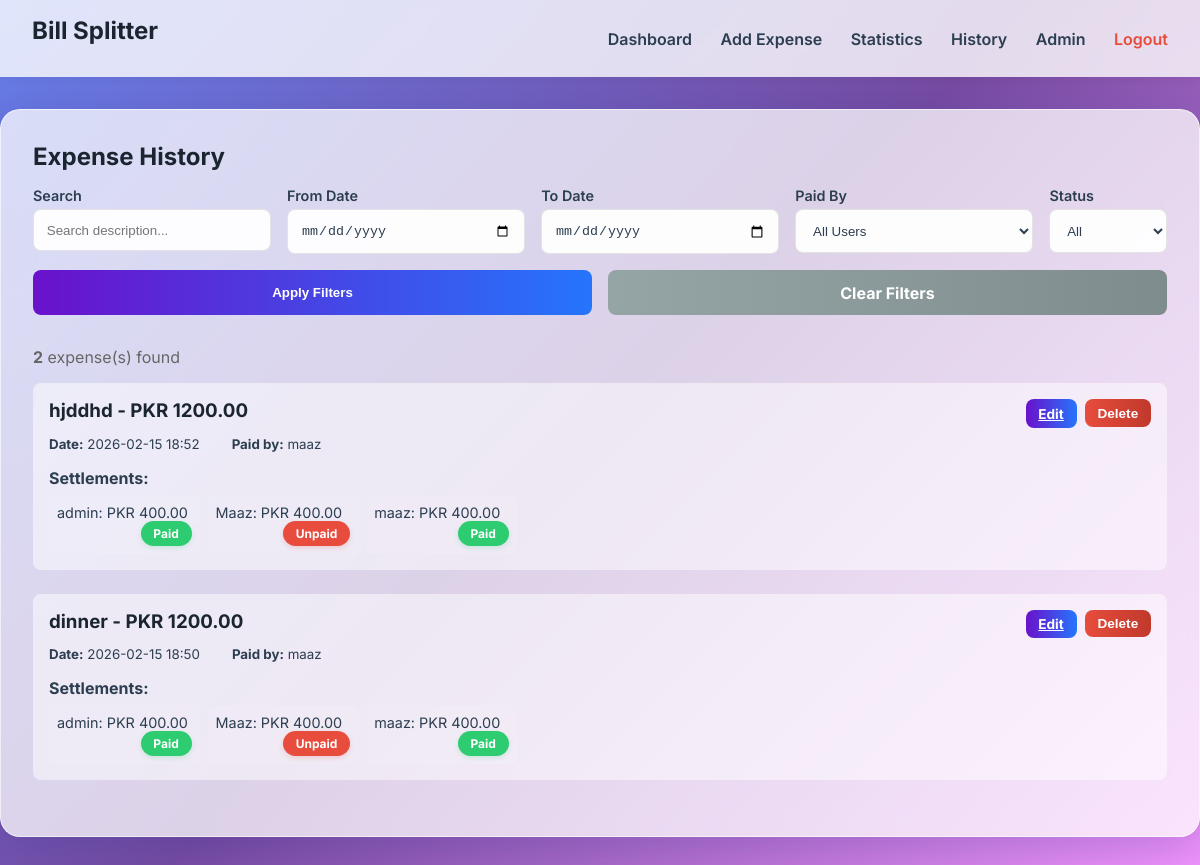
The app's page /history (signed in), older data.
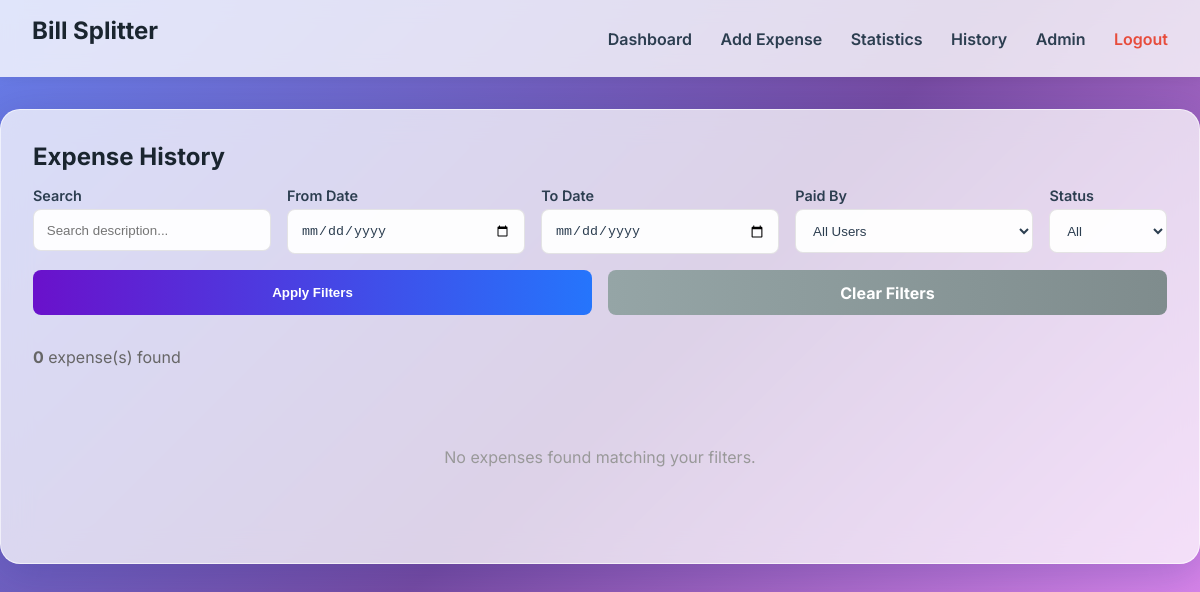
The same page, newer data.
### models.py (models this page shows)
class Expense(db.Model):
    id = db.Column(db.Integer, primary_key=True)
    description = db.Column(db.String(200), nullable=False)
    amount = db.Column(db.Float, nullable=False)
    date = db.Column(db.DateTime, default=datetime.utcnow)
    payer_id = db.Column(db.Integer, db.ForeignKey('user.id'), nullable=False)
    settlements = db.relationship('Settlement', backref='expense', lazy=True, cascade="all, delete-orphan")

class User(UserMixin, db.Model):
    id = db.Column(db.Integer, primary_key=True)
    username = db.Column(db.String(150), unique=True, nullable=False)
    password = db.Column(db.String(150), nullable=False)
    is_admin = db.Column(db.Boolean, default=False)
    expenses_paid = db.relationship('Expense', backref='payer', lazy=True)
    settlements = db.relationship('Settlement', backref='debtor', lazy=True)

class Settlement(db.Model):
    id = db.Column(db.Integer, primary_key=True)
    expense_id = db.Column(db.Integer, db.ForeignKey('expense.id'), nullable=False)
    user_id = db.Column(db.Integer, db.ForeignKey('user.id'), nullable=False)
    amount_due = db.Column(db.Float, nullable=False)
    is_paid = db.Column(db.Boolean, default=False)

### app.py (the view, shortened to what this page needs)
@app.route('/history')
@login_required
def history():
    search_query = request.args.get('search', '').strip()
    date_from = request.args.get('date_from', '')
    date_to = request.args.get('date_to', '')
    user_filter = request.args.get('user_id', '')
    status_filter = request.args.get('status', '')
    query = Expense.query
    if search_query:
        query = query.filter(Expense.description.ilike(f'%{search_query}%'))
    if date_from:
        from datetime import datetime
        date_from_obj = datetime.strptime(date_from, '%Y-%m-%d')
        query = query.filter(Expense.date >= date_from_obj)
    if date_to:
        from datetime import datetime
        date_to_obj = datetime.strptime(date_to, '%Y-%m-%d')
        from datetime import timedelta
        date_to_obj = date_to_obj + timedelta(days=1)
        query = query.filter(Expense.date < date_to_obj)
    if user_filter:
        query = query.filter(Expense.payer_id == int(user_filter))
    expenses = query.order_by(Expense.date.desc()).all()
    all_users = User.query.all()
    return render_template('history.html', expenses=expenses, all_users=all_users,
                          search_query=search_query, date_from=date_from, date_to=date_to,
                          user_filter=user_filter, status_filter=status_filter)

### app.py (called while the page is built)
@login_manager.user_loader
def load_user(user_id):
    return User.query.get(int(user_id))

### templates/history.html (shortened to what this page needs)
{% extends "base.html" %}
{% block content %}
<div class="glass-container" style="max-width: 1200px; margin: 2rem auto;">
    <h2>Expense History</h2>
    <form method="GET" action="{{ url_for('history') }}" style="margin-bottom: 2rem;">
        <div style="display: grid; grid-template-columns: 1fr 1fr 1fr 1fr auto; gap: 1rem; margin-bottom: 1rem;">
            <div class="input-group" style="margin-bottom: 0;">
                <label
                    style="display: block; margin-bottom: 0.3rem; font-size: 0.9rem; font-weight: 600;">Search</label>
                <input type="text" name="search" placeholder="Search description..." value="{{ search_query }}"
                    style="width: 100%;">
            </div>
            <div class="input-group" style="margin-bottom: 0;">
                <label style="display: block; margin-bottom: 0.3rem; font-size: 0.9rem; font-weight: 600;">From
                    Date</label>
                <input type="date" name="date_from" value="{{ date_from }}" style="width: 100%;">
            </div>
            <div class="input-group" style="margin-bottom: 0;">
                <label style="display: block; margin-bottom: 0.3rem; font-size: 0.9rem; font-weight: 600;">To
                    Date</label>
                <input type="date" name="date_to" value="{{ date_to }}" style="width: 100%;">
            </div>
            <div class="input-group" style="margin-bottom: 0;">
                <label style="display: block; margin-bottom: 0.3rem; font-size: 0.9rem; font-weight: 600;">Paid
                    By</label>
                <select name="user_id"
                    style="width: 100%; padding: 0.8rem; border-radius: 8px; border: 1px solid rgba(0,0,0,0.1); background: var(--input-bg); color: var(--text-color);">
                    <option value="">All Users</option>
                </select>
            </div>
            <div class="input-group" style="margin-bottom: 0;">
                <label
                    style="display: block; margin-bottom: 0.3rem; font-size: 0.9rem; font-weight: 600;">Status</label>
                <select name="status"
                    style="width: 100%; padding: 0.8rem; border-radius: 8px; border: 1px solid rgba(0,0,0,0.1); background: var(--input-bg); color: var(--text-color);">
                    <option value="">All</option>
                </select>
            </div>
        </div>
        <div style="display: flex; gap: 1rem;">
            <button type="submit" class="btn" style="flex: 1;">Apply Filters</button>
            <a href="{{ url_for('history') }}" class="btn"
                style="flex: 1; background: linear-gradient(90deg, #95a5a6, #7f8c8d); text-align: center; text-decoration: none; display: flex; align-items: center; justify-content: center;">Clear
                Filters</a>
        </div>
    </form>
    <p style="color: #666; margin-bottom: 1rem;">
        <strong>{{ expenses|length }}</strong> expense(s) found
    </p>
    {% if expenses %}
    {% for expense in expenses %}
    <div class="list-item" style="flex-direction: column; align-items: start; margin-bottom: 1.5rem;">
        <div style="width: 100%; display: flex; justify-content: space-between; margin-bottom: 0.5rem;">
            <h3 style="margin: 0;">{{ expense.description }} - PKR {{ "%.2f"|format(expense.amount) }}</h3>
            <div style="display: flex; gap: 0.5rem;">
                {% if current_user.id == expense.payer_id or current_user.is_admin %}
                <a href="{{ url_for('edit_expense', expense_id=expense.id) }}" class="btn"
                    style="padding: 0.4rem 0.8rem; font-size: 0.85rem;">Edit</a>
                <form action="{{ url_for('delete_expense', expense_id=expense.id) }}" method="POST"
                    style="display: inline;"
                    onsubmit="return confirm('Are you sure you want to delete this expense? All settlements will be removed.');">
                    <button type="submit" class="btn"
                        style="padding: 0.4rem 0.8rem; font-size: 0.85rem; background: linear-gradient(90deg, #e74c3c, #c0392b);">Delete</button>
                </form>
                {% endif %}
            </div>
        </div>
        <div style="display: flex; gap: 2rem; margin-bottom: 0.5rem; flex-wrap: wrap;">
            <small><strong>Date:</strong> {{ expense.date.strftime('%Y-%m-%d %H:%M') }}</small>
            <small><strong>Paid by:</strong> {{ expense.payer.username }}</small>
        </div>
        <div style="margin-top: 0.5rem; width: 100%;">
            <strong>Settlements:</strong>
            <div
                style="display: grid; grid-template-columns: repeat(auto-fill, minmax(150px, 1fr)); gap: 0.5rem; margin-top: 0.5rem;">
                {% for settlement in expense.settlements %}
                <div
                    style="background: rgba(255,255,255,0.05); padding: 0.5rem; border-radius: 4px; font-size: 0.9rem;">
                    {{ settlement.debtor.username }}:
                    PKR {{ "%.2f"|format(settlement.amount_due) }}
                    {% if settlement.is_paid %}
                    <span class="paid-badge" style="float: right;">Paid</span>
                    {% else %}
                    <span class="unpaid-badge" style="float: right;">Unpaid</span>
                    {% endif %}
                </div>
                {% endfor %}
            </div>
        </div>
    </div>
    {% endfor %}
    {% else %}
    <div style="text-align: center; padding: 3rem; color: #999;">
        <p>No expenses found matching your filters.</p>
    </div>
    {% endif %}
</div>
{% endblock %}

### templates/base.html (shortened to what this page needs)
<!DOCTYPE html>
<html lang="en">
<head>
    <link rel="stylesheet" href="{{ url_for('static', filename='style.css') }}">
</head>
<body>
    <nav class="navbar">
        <div class="logo">
            <h2>Bill Splitter</h2>
        </div>
        <div class="nav-links">
            {% if current_user.is_authenticated %}
            <a href="{{ url_for('dashboard') }}">Dashboard</a>
            <a href="{{ url_for('add_expense') }}">Add Expense</a>
            <a href="{{ url_for('statistics') }}">Statistics</a>
            <a href="{{ url_for('history') }}">History</a>
            {% if current_user.is_admin %}
            <a href="{{ url_for('add_user') }}">Admin</a>
            {% endif %}
            <a href="{{ url_for('logout') }}" style="color: #e74c3c;">Logout</a>
            {% else %}
            <a href="{{ url_for('login') }}">Login</a>
            {% endif %}
        </div>
    </nav>
    <div class="content">
        {% block content %}{% endblock %}
    </div>
</body>
</html>

### static/style.css (style rules this page uses)
:root { --primary-color: #6a11cb; --secondary-color: #2575fc; --text-color: #2c3e50; --bg-color: #f3f4f6; --glass-bg: rgba(255, 255, 255, 0.75); --glass-border: rgba(255, 255, 255, 0.6); --card-shadow: 0 10px 40px 0 rgba(31, 38, 135, 0.2); --input-bg: rgba(255, 255, 255, 0.95); }
* { box-sizing: border-box; }
body { background: linear-gradient(135deg, #667eea 0%, #764ba2 50%, #f093fb 100%); background-attachment: fixed; color: var(--text-color); font-family: 'Inter', -apple-system, BlinkMacSystemFont, sans-serif; margin: 0; min-height: 100vh; display: flex; flex-direction: column; }
.glass-container { background: var(--glass-bg); backdrop-filter: blur(15px); -webkit-backdrop-filter: blur(15px); border: 1px solid var(--glass-border); border-radius: 20px; box-shadow: var(--card-shadow); padding: 2rem; margin: 1rem; }
.navbar { display: flex; justify-content: space-between; align-items: center; padding: 1rem 2rem; background: rgba(255, 255, 255, 0.8); backdrop-filter: blur(10px); box-shadow: 0 2px 10px rgba(0, 0, 0, 0.05); }
.nav-links a { color: var(--text-color); text-decoration: none; margin-left: 1.5rem; font-weight: 600; transition: color 0.3s; }
.btn { background: linear-gradient(90deg, var(--primary-color), var(--secondary-color)); border: none; padding: 0.8rem 1.5rem; border-radius: 8px; color: white; cursor: pointer; font-weight: bold; transition: transform 0.2s, box-shadow 0.2s; }
.input-group { margin-bottom: 1rem; }
input { width: 100%; padding: 0.8rem; border-radius: 8px; border: 1px solid rgba(0, 0, 0, 0.1); background: var(--input-bg); color: var(--text-color); outline: none; box-sizing: border-box; transition: border-color 0.3s, box-shadow 0.3s; }
h1, h2, h3 { margin-top: 0; margin-bottom: 1rem; color: #1a252f; }

Row changes from the older to the newer data that the page shows:
removed Expense: description "hjddhd", amount "1200.00", date "2026-02-15 18:52", payer.username "maaz"
removed Settlement: debtor.username "admin", amount_due "400.00", is_paid "Paid", shown under "hjddhd"
removed Settlement: debtor.username "Maaz", amount_due "400.00", is_paid "Unpaid", shown under "hjddhd"
removed Settlement: debtor.username "maaz", amount_due "400.00", is_paid "Paid", shown under "hjddhd"
removed Expense: description "dinner", amount "1200.00", date "2026-02-15 18:50", payer.username "maaz"
removed Settlement: debtor.username "admin", amount_due "400.00", is_paid "Paid", shown under "dinner"
removed Settlement: debtor.username "Maaz", amount_due "400.00", is_paid "Unpaid", shown under "dinner"
removed Settlement: debtor.username "maaz", amount_due "400.00", is_paid "Paid", shown under "dinner"
Text that changed along with them:
{{ expenses|length }}: "2" → "0"
text now shown: "No expenses found matching your filters."
